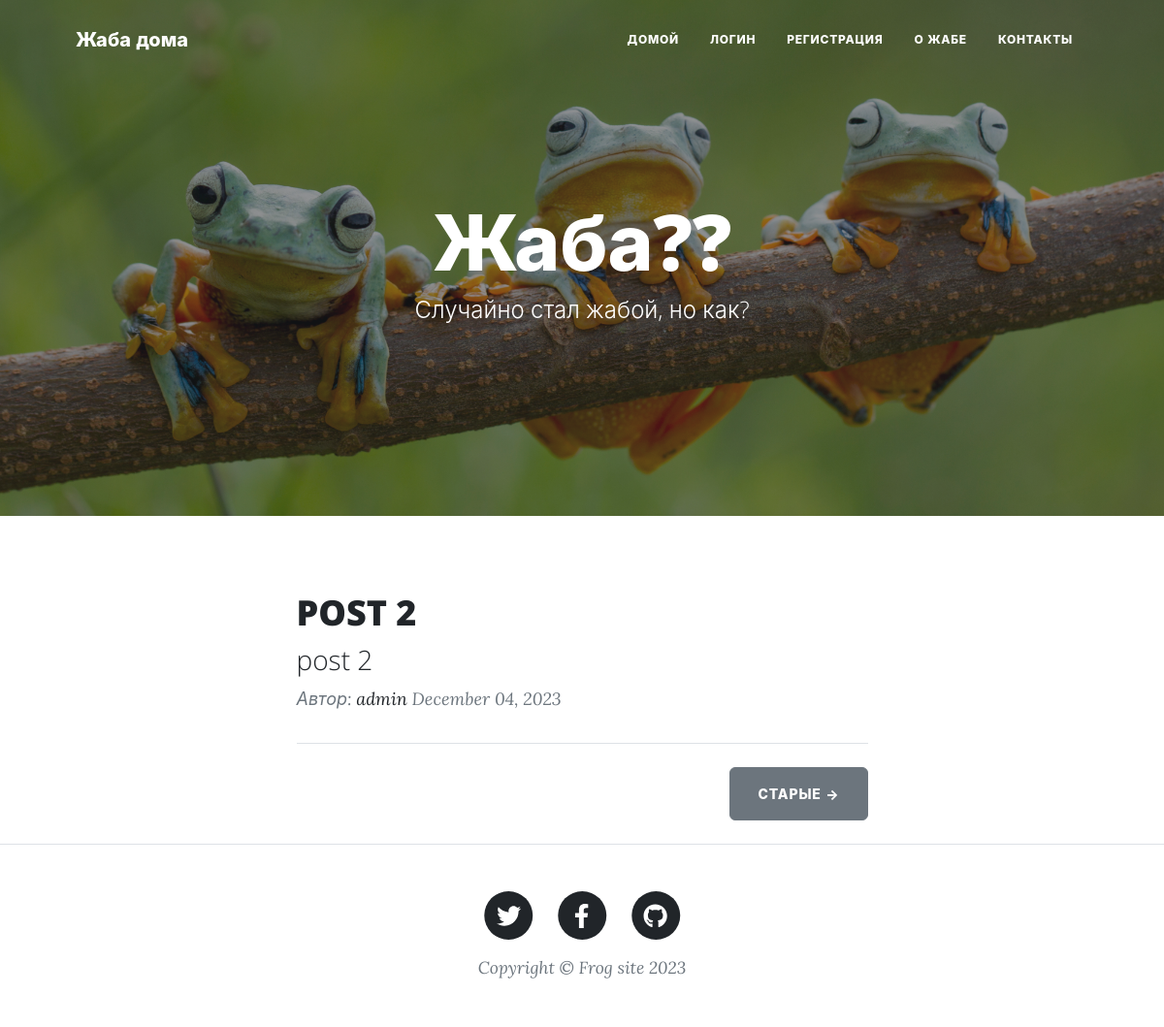
The page / on the database its author committed.
### blog_dev/models.py (models this page shows)
class Base(DeclarativeBase):
    pass

class BlogPost(Base):
    __tablename__ = "blog_posts"
    id: Mapped[int] = mapped_column(primary_key=True)
    title = mapped_column(String(250), unique=True, nullable=False)
    subtitle = mapped_column(String(250), nullable=False)
    date = mapped_column(String(250), nullable=False)
    body = mapped_column(Text, nullable=False)
    author_id: Mapped[int] = mapped_column(ForeignKey("user.id"))
    author: Mapped["User"] = relationship(back_populates="post")
    img_url = mapped_column(String(250), nullable=False)
    comments_from_post: Mapped[List["Comment"]] = relationship(back_populates="post_with_comment", cascade="all, delete")

class User(UserMixin, Base):
    __tablename__ = "user"
    id: Mapped[int] = mapped_column(primary_key=True)
    email = mapped_column(String(250), unique=True, nullable=False)
    password = mapped_column(String(250), nullable=False)
    name = mapped_column(String(250), nullable=False)
    post: Mapped[List["BlogPost"]] = relationship(back_populates="author")
    user_comments: Mapped[List['Comment']] = relationship(back_populates="comment_author")

### blog_dev/main/main.py (the view)
@main_blueprint.route('/')
def get_all_posts():
    result = db.session.execute(db.select(BlogPost))
    posts = result.scalars().all()
    return render_template("index.html", all_posts=posts)

### blog_dev/templates/index.html (shortened to what this page needs)
{% include "header.html" %}
<header
  class="masthead"
  style="background-image: url('../static/assets/img/home-bg.jpg')"
>
  <div class="container position-relative px-4 px-lg-5">
    <div class="row gx-4 gx-lg-5 justify-content-center">
      <div class="col-md-10 col-lg-8 col-xl-7">
        <div class="site-heading">
          <h1>Жаба??</h1>
          <span class="subheading">Случайно стал жабой, но как?</span>
        </div>
      </div>
    </div>
  </div>
</header>
<div class="container px-4 px-lg-5">
  <div class="row gx-4 gx-lg-5 justify-content-center">
    <div class="col-md-10 col-lg-8 col-xl-7">
      {% for post in all_posts %}
      <div class="post-preview">
        <a href="{{ url_for('post_blueprint.show_post', post_id=post.id) }}">
          <h2 class="post-title">{{ post.title }}</h2>
          <h3 class="post-subtitle">{{ post.subtitle }}</h3>
        </a>
        <p class="post-meta">
          Автор:
          <a href="#">{{post.author.name}}</a>
            {{post.date}}
        </p>
      </div>
      <hr class="my-4" />
      {% endfor %}
      <div class="d-flex justify-content-end mb-4">
        <a class="btn btn-secondary text-uppercase" href="#!">Старые →</a>
      </div>
    </div>
  </div>
</div>
{% include "footer.html" %}

### rows shown on the page
BlogPost: title "POST 2", subtitle "post 2", author.name "admin", date "December 04, 2023"
